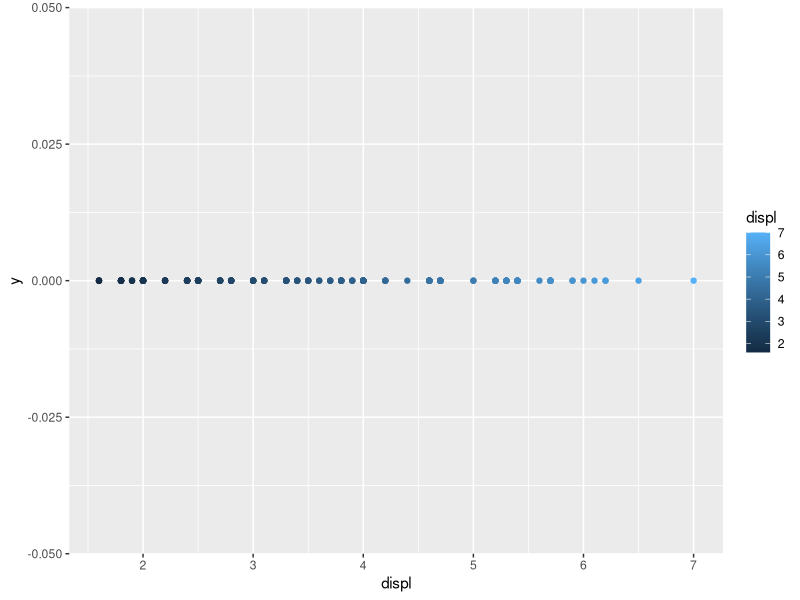
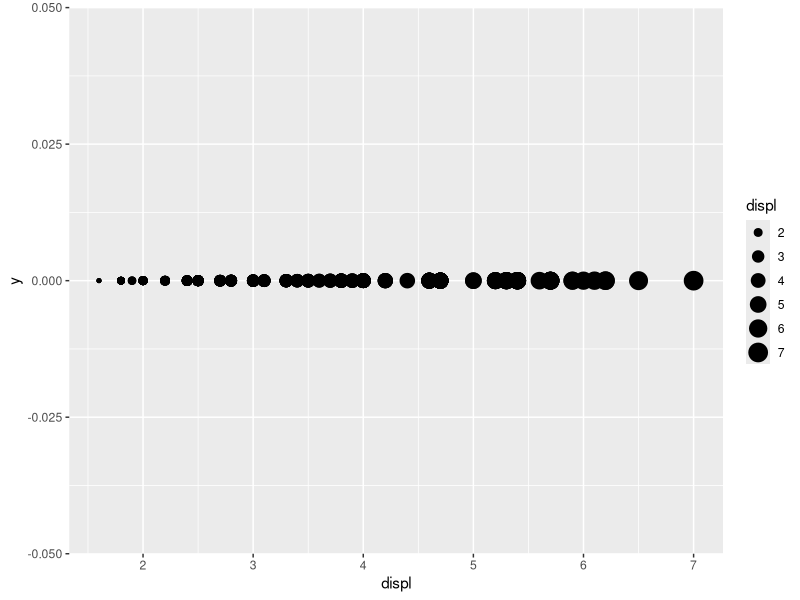
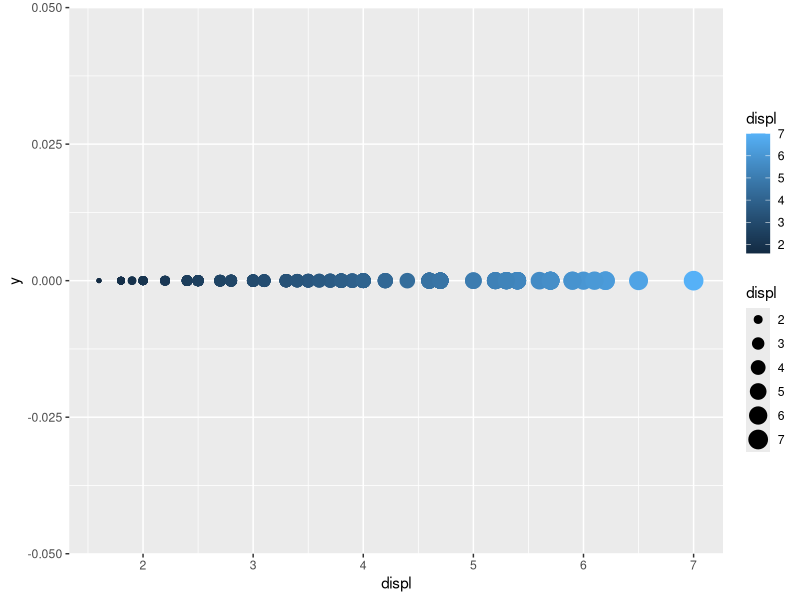
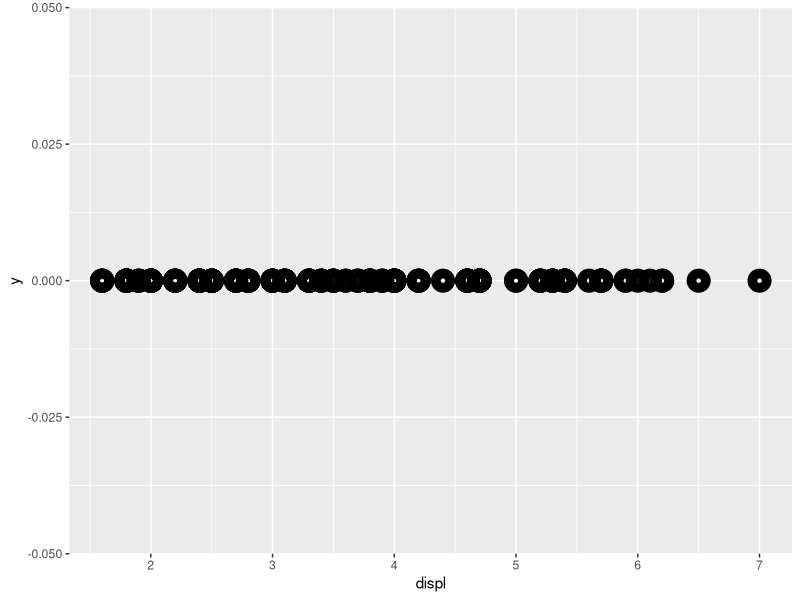
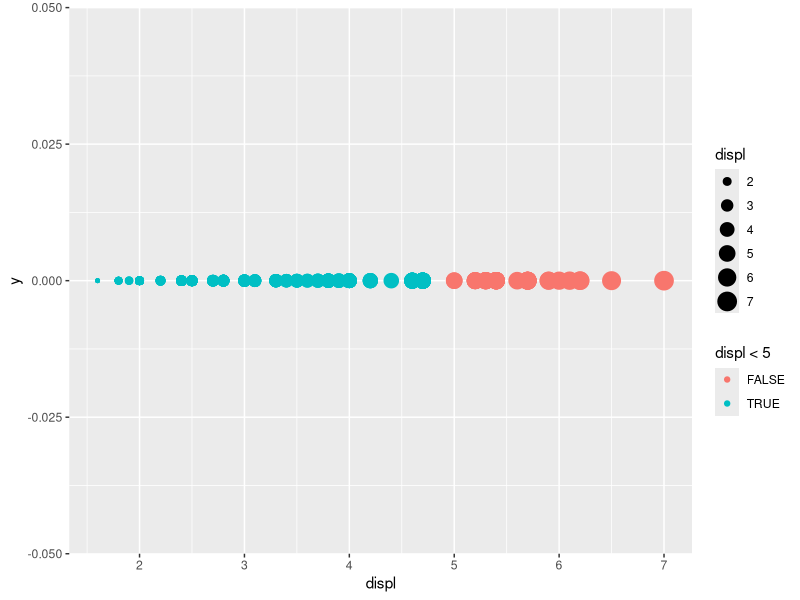

Write the R code that produced these figures, in order.
## ---- chunk 1
knitr::opts_chunk$set(echo = TRUE)
## ---- chunk 2
library(ggplot2)
install.packages("tidyverse")
library(tidyverse)
## ---- chunk 3
ggplot(data = mpg) +
  geom_point(mapping = aes(x = displ, y = 0, color = displ))
## ---- chunk 4
ggplot(data = mpg) +
  geom_point(mapping = aes(x = displ, y = 0, size = displ))
## ---- chunk 5


## ---- chunk 6
ggplot(data = mpg) +
  geom_point(mapping = aes(x = displ, y = 0, colour = displ, size = displ))
## ---- chunk 7
ggplot(data = mpg) +
  geom_point(mapping = aes(x = displ, y = 0), shape = 21, colour = "black", stroke = 5)

## ---- chunk 8
ggplot(data = mpg) +
  geom_point(mapping = aes(x = displ, y = 0, colour = displ < 5, size = displ))
